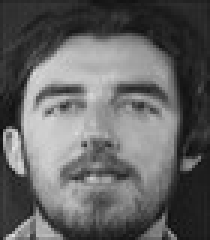
#> input picture data/dataset/101_11.png, 70 x 80 px (shown 3 times larger)
$ python -i face_detection.py   (imports and definitions only)
#> lines starting #> are read from the running program, lines starting #| are printed output that depends on the picture; after the words box and inside, x2 and y2 are one past the last pixel; in counts of white or black regions, pixels touching at a corner belong together
from pathlib import Path
import cv2
import numpy as np
from copy import deepcopy


# [16 lines left out: function template_matching, not called in this run]


def viola_jones(original_image, detect='face&eyes'):
	def draw_detected(img, detected_list, color=(0, 255, 0)):
		for (column, row, width, height) in detected_list:
			cv2.rectangle(
				img,
				(column, row),
				(column + width, row + height),
				color,
				1)
	pretrained_path = Path().cwd().joinpath('data/pretrained')

	image = deepcopy(original_image)
	grayscale_image = cv2.cvtColor(image, cv2.COLOR_BGR2GRAY)

	if detect in ['face', 'face&eyes']:
		face_detector = cv2.CascadeClassifier(str(pretrained_path.joinpath('haarcascade_frontalface_default.xml')))
		detected_faces = face_detector.detectMultiScale(grayscale_image)
		draw_detected(image, detected_faces, (0, 0, 255))

	if detect in ['eyes', 'face&eyes']:
		eyes_detector = cv2.CascadeClassifier(str(pretrained_path.joinpath('haarcascade_eye.xml')))
		detected_eyes = eyes_detector.detectMultiScale(grayscale_image)
		draw_detected(image, detected_eyes)

	return image


# [73 lines left out: functions get_symmetry_line, get_symmetry_lines, symmetry_lines, not called in this run]


# [2 lines not run here, left out]

>>> import cv2
>>> picture = cv2.imread('../../data/dataset/101_11.png')
#> picture is the input picture: shape (80, 70, 3); min 13, max 224, mean 99.5
>>> result = viola_jones(picture)
#> in viola_jones, `detected_faces = face_detector.detectMultiScale(grayscale_image)`: detected_faces = [[3, 11, 60, 60]]
#> the loop in draw_detected, `for (column, row, width, height) in detected_list:` made 1 pass
#> after the loop in draw_detected, `for (column, row, width, height) in detected_list:`:
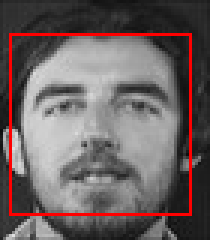
#> img: shape (80, 70, 3) (shown 3 times larger); mean B, G, R 96.9, 96.9, 107.8
#> in viola_jones, `detected_eyes = eyes_detector.detectMultiScale(grayscale_image)`: detected_eyes = [[9, 22, 22, 22]]
#> call 2 of draw_detected, with detected_list = array of shape (1, 4), color = (0, 255, 0)
#> the loop in draw_detected (call 2), `for (column, row, width, height) in detected_list:` made 1 pass
#> after the loop in draw_detected (call 2), `for (column, row, width, height) in detected_list:`:
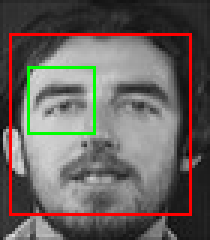
#> img: shape (80, 70, 3) (shown 3 times larger); 1.57% of pixels changed, all inside (x1, y1, x2, y2) = (9, 22, 32, 45)

$ run again, on data/dataset/107_11.png
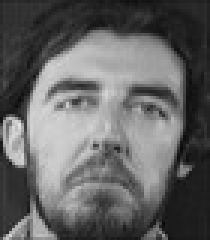
#> input picture data/dataset/107_11.png, 70 x 80 px (shown 3 times larger)
#> picture is the input picture: shape (80, 70, 3); min 8, max 228, mean 100.1
#> detected_faces = [[7, 11, 58, 58]]
#> the loop in draw_detected, `for (column, row, width, height) in detected_list:` made 1 pass
#> after the loop in draw_detected, `for (column, row, width, height) in detected_list:`:
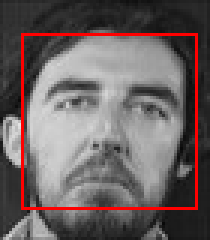
#> img: shape (80, 70, 3) (shown 3 times larger); mean B, G, R 97.3, 97.3, 107.9
#> detected_eyes = [[14, 19, 24, 24]]
#> the loop in draw_detected (call 2), `for (column, row, width, height) in detected_list:` made 1 pass
#> after the loop in draw_detected (call 2), `for (column, row, width, height) in detected_list:`:
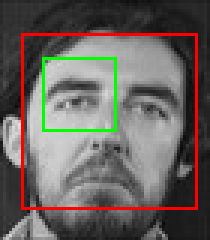
#> img: shape (80, 70, 3) (shown 3 times larger); 1.71% of pixels changed, all inside (x1, y1, x2, y2) = (14, 19, 39, 44)
